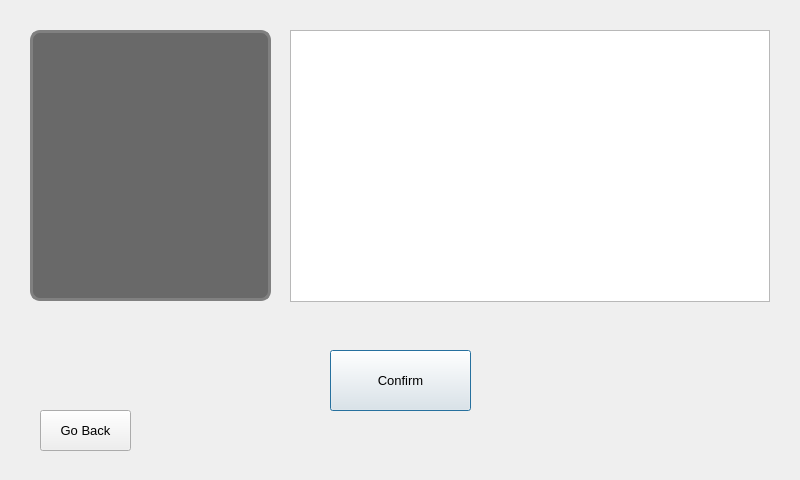
<?xml version="1.0" encoding="UTF-8"?>
<ui version="4.0">
 <class>PreparationWindow</class>
 <widget class="QDialog" name="PreparationWindow">
  <property name="geometry">
   <rect>
    <x>0</x>
    <y>0</y>
    <width>800</width>
    <height>480</height>
   </rect>
  </property>
  <property name="windowTitle">
   <string>Dialog</string>
  </property>
  <property name="styleSheet">
   <string notr="true"/>
  </property>
  <widget class="QPushButton" name="ConfirmButton">
   <property name="geometry">
    <rect>
     <x>330</x>
     <y>350</y>
     <width>141</width>
     <height>61</height>
    </rect>
   </property>
   <property name="font">
    <font>
     <pointsize>10</pointsize>
    </font>
   </property>
   <property name="text">
    <string>Confirm</string>
   </property>
  </widget>
  <widget class="QPushButton" name="GoBackButton">
   <property name="geometry">
    <rect>
     <x>40</x>
     <y>410</y>
     <width>91</width>
     <height>41</height>
    </rect>
   </property>
   <property name="font">
    <font>
     <pointsize>10</pointsize>
    </font>
   </property>
   <property name="text">
    <string>Go Back</string>
   </property>
  </widget>
  <widget class="QGraphicsView" name="GraphicsView">
   <property name="geometry">
    <rect>
     <x>290</x>
     <y>30</y>
     <width>480</width>
     <height>272</height>
    </rect>
   </property>
   <property name="verticalScrollBarPolicy">
    <enum>Qt::ScrollBarAlwaysOff</enum>
   </property>
   <property name="horizontalScrollBarPolicy">
    <enum>Qt::ScrollBarAlwaysOff</enum>
   </property>
   <property name="sizeAdjustPolicy">
    <enum>QAbstractScrollArea::AdjustIgnored</enum>
   </property>
  </widget>
  <widget class="QFrame" name="InfoTextFrame">
   <property name="enabled">
    <bool>true</bool>
   </property>
   <property name="geometry">
    <rect>
     <x>30</x>
     <y>30</y>
     <width>241</width>
     <height>271</height>
    </rect>
   </property>
   <property name="font">
    <font>
     <family>MS Shell Dlg 2</family>
    </font>
   </property>
   <property name="styleSheet">
    <string notr="true">border: 3px solid grey;
border-radius: 10px;
background: Dimgray;</string>
   </property>
   <property name="frameShape">
    <enum>QFrame::WinPanel</enum>
   </property>
   <property name="frameShadow">
    <enum>QFrame::Raised</enum>
   </property>
   <widget class="QLabel" name="InfoTextLabel">
    <property name="geometry">
     <rect>
      <x>10</x>
      <y>10</y>
      <width>221</width>
      <height>251</height>
     </rect>
    </property>
    <property name="font">
     <font>
      <family>Calibri</family>
      <pointsize>14</pointsize>
      <weight>50</weight>
      <bold>false</bold>
     </font>
    </property>
    <property name="layoutDirection">
     <enum>Qt::LeftToRight</enum>
    </property>
    <property name="styleSheet">
     <string notr="true">border: 0px;
border-radius: 0px;
color: Ghostwhite;
qproperty-wordWrap: true;</string>
    </property>
    <property name="text">
     <string/>
    </property>
    <property name="alignment">
     <set>Qt::AlignCenter</set>
    </property>
    <property name="wordWrap">
     <bool>true</bool>
    </property>
   </widget>
  </widget>
 </widget>
 <resources/>
 <connections/>
</ui>
